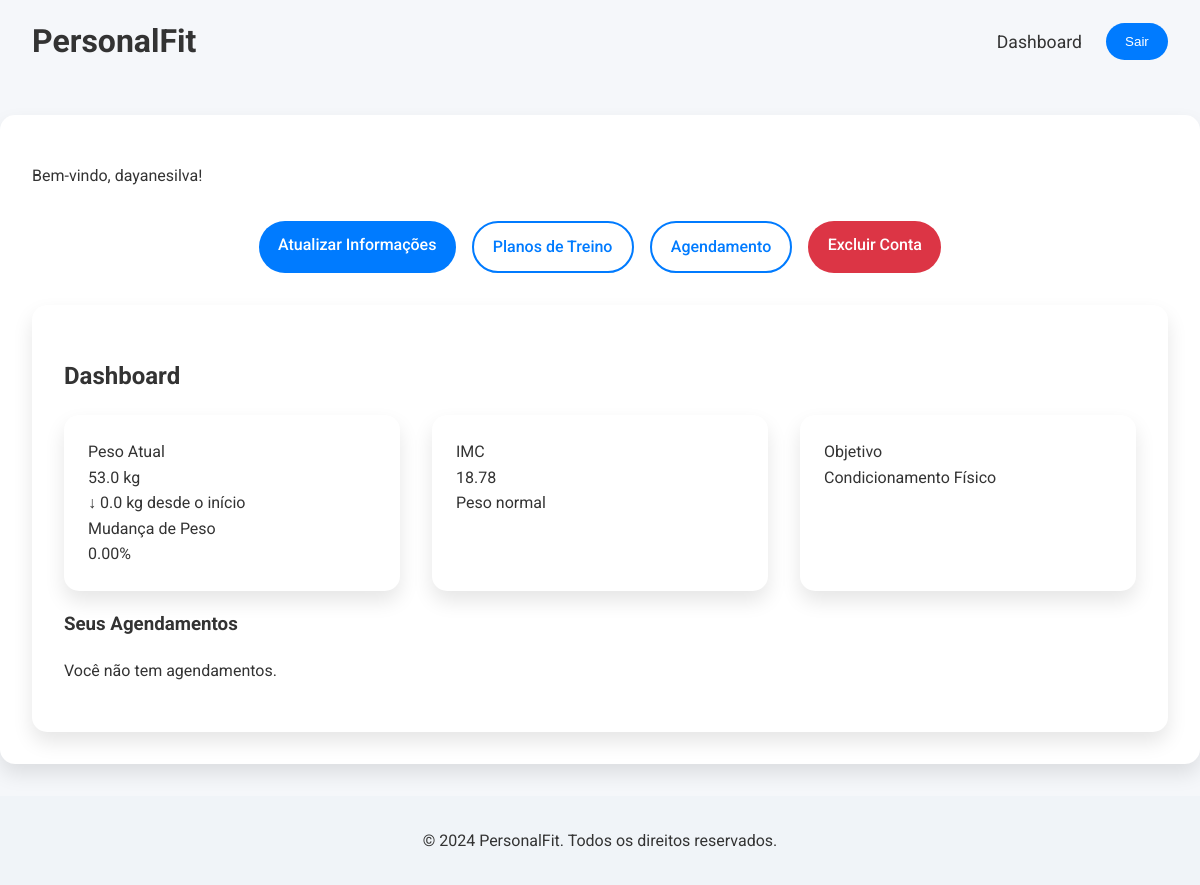
The app's page /student-dashboard/ (signed in), older data.
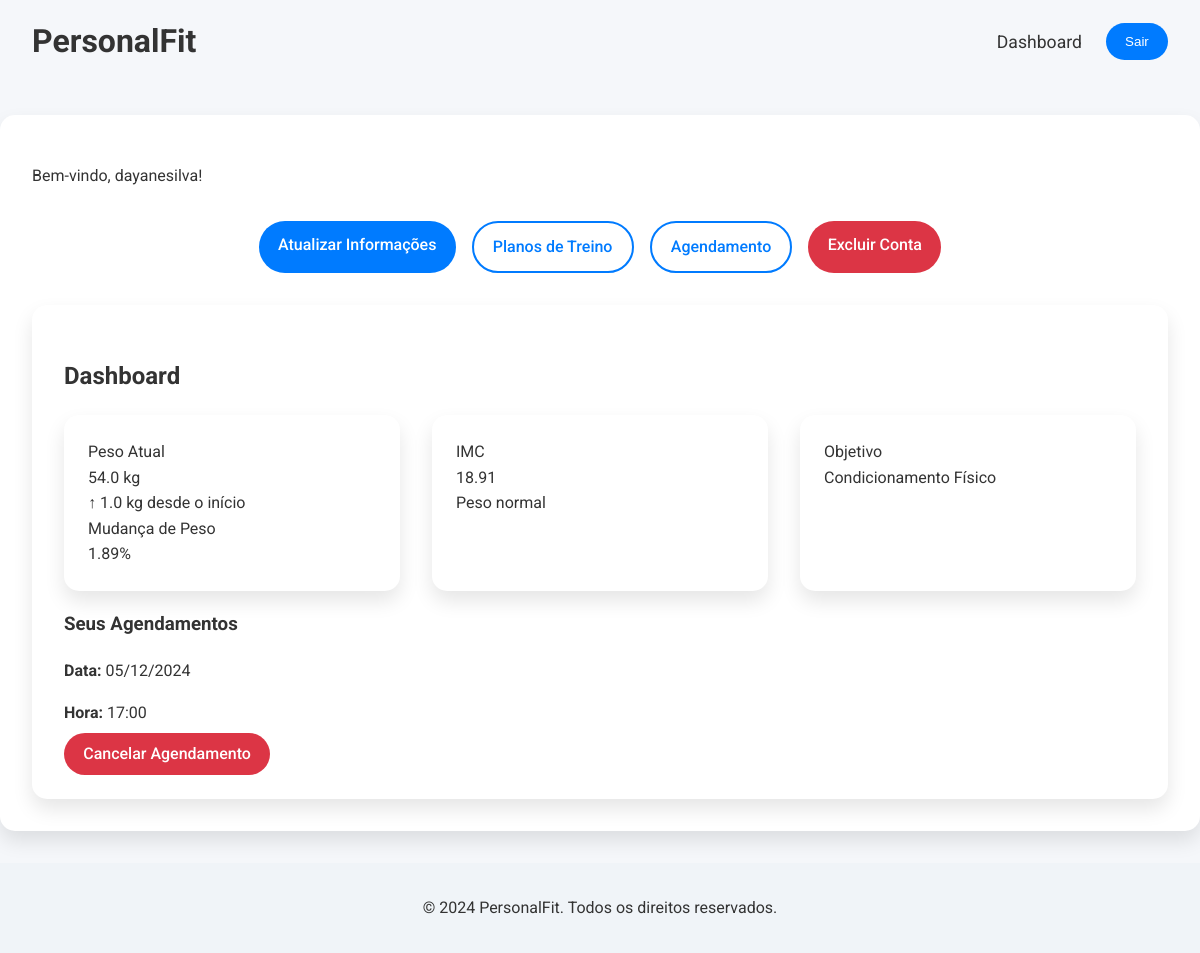
The same page, newer data.
### pe_evaluation/models.py (models this page shows, shortened)
class Student(models.Model):
    user = models.OneToOneField(User, on_delete=models.CASCADE)
    age = models.IntegerField(null=True, blank=True)
    height = models.FloatField(null=True, blank=True)
    weight = models.FloatField(null=True, blank=True)
    goal = models.CharField(max_length=50, choices=[
        ('Condicionamento Físico', 'Condicionamento Físico'),
        ('Emagrecimento', 'Emagrecimento'),
        ('Ganho de Massa Muscular', 'Ganho de Massa Muscular'),
    ], null=True, blank=True)

class Appointment(models.Model):
    student = models.ForeignKey(Student, on_delete=models.CASCADE, related_name='appointments')
    date = models.DateField()
    time = models.TimeField()
    created_at = models.DateTimeField(auto_now_add=True)

### pe_evaluation/views.py (the view)
# urls.py: path('student-dashboard/', views.student_dashboard, name='student_dashboard'),
@login_required
def student_dashboard(request):
    student = request.user.student
    weight_history = student.weight_history.order_by('date_recorded')
    current_weight = student.weight
    if weight_history.exists():
        initial_weight = weight_history.first().weight
        weight_change = current_weight - initial_weight
        percentage_change = (weight_change / initial_weight) * 100
        weight_trend = f"{'↑' if weight_change > 0 else '↓'} {abs(weight_change):.1f} kg desde o início"
    else:
        initial_weight = current_weight
        percentage_change = 0
        weight_trend = "Peso inicial"
    height = student.height
    if height and current_weight:
        bmi = current_weight / (height ** 2)
        if bmi < 18.5:
            bmi_category = "Abaixo do peso"
        elif 18.5 <= bmi < 24.9:
            bmi_category = "Peso normal"
        elif 25 <= bmi < 29.9:
            bmi_category = "Sobrepeso"
        else:
            bmi_category = "Obesidade"
    else:
        bmi = None
        bmi_category = "Dados insuficientes"
    context = {
        'student': student,
        'current_weight': current_weight,
        'initial_weight': initial_weight,
        'percentage_change': percentage_change,
        'weight_trend': weight_trend,
        'bmi': bmi,
        'bmi_category': bmi_category,
    }
    return render(request, 'student_dashboard.html', context)

### pe_evaluation/templates/student_dashboard.html (shortened to what this page needs)
{% extends 'base.html' %}
{% load static %}
{% block content %}
<div class="container">
    <div class="header">
        <p>Bem-vindo, {{ student.user.username }}!</p>
    </div>
    <div class="dashboard-menu">
        <a href="{% url 'student_update' %}" class="btn">Atualizar Informações</a>
        <a href="{% url 'student_training_plans' %}" class="btn-outline">Planos de Treino</a>
        <a href="{% url 'schedule_appointment' %}" class="btn-outline">Agendamento</a>
        <a href="{% url 'delete_account' %}" class="btn btn-danger">Excluir Conta</a>
    </div>
    <div class="dashboard-content">
        <h2>Dashboard</h2>
        <div class="metrics-grid">
            <div class="metric-card">
                <div class="metric-title">Peso Atual</div>
                <div class="metric-value">{{ current_weight }} kg</div>
                <div class="metric-trend">{{ weight_trend }}</div>
                <div class="metric-title">Mudança de Peso</div>
                <div class="metric-value">{{ percentage_change|floatformat:2 }}%</div>
            </div>
            <div class="metric-card">
                <div class="metric-title">IMC</div>
                <div class="metric-value">{{ bmi|floatformat:2 }}</div>
                <div class="metric-trend">{{ bmi_category }}</div>
            </div>
            <div class="metric-card">
                <div class="metric-title">Objetivo</div>
                <div class="metric-value">{{ student.goal }}</div>
            </div>
        </div>
        <h3>Seus Agendamentos</h3>
        <div class="appointments-list">
            {% for appointment in student.appointments.all %}
                <div class="appointment-item">
                    <p><strong>Data:</strong> {{ appointment.date|date:"d/m/Y" }}</p>
                    <p><strong>Hora:</strong> {{ appointment.time|time:"H:i" }}</p>
                    <a href="{% url 'cancel_appointment' appointment.id %}"
                       class="btn btn-small btn-danger"
                       onclick="return confirm('Tem certeza que deseja cancelar este agendamento?')">
                        Cancelar Agendamento
                    </a>
                </div>
            {% empty %}
                <p>Você não tem agendamentos.</p>
            {% endfor %}
        </div>
    </div>
</div>
{% endblock %}

Row changes from the older to the newer data that the page shows:
changed Student "Condicionamento Físico": weight "53.0" → "54.0"
added Appointment: date "05/12/2024", time "17:00"
Text that changed along with them:
{{ weight_trend }}: "↓ 0.0 kg desde o início" → "↑ 1.0 kg desde o início"
{{ percentage_change|floatformat:2 }}: "0.00" → "1.89"
{{ bmi|floatformat:2 }}: "18.78" → "18.91"
text no longer shown: "Você não tem agendamentos."
